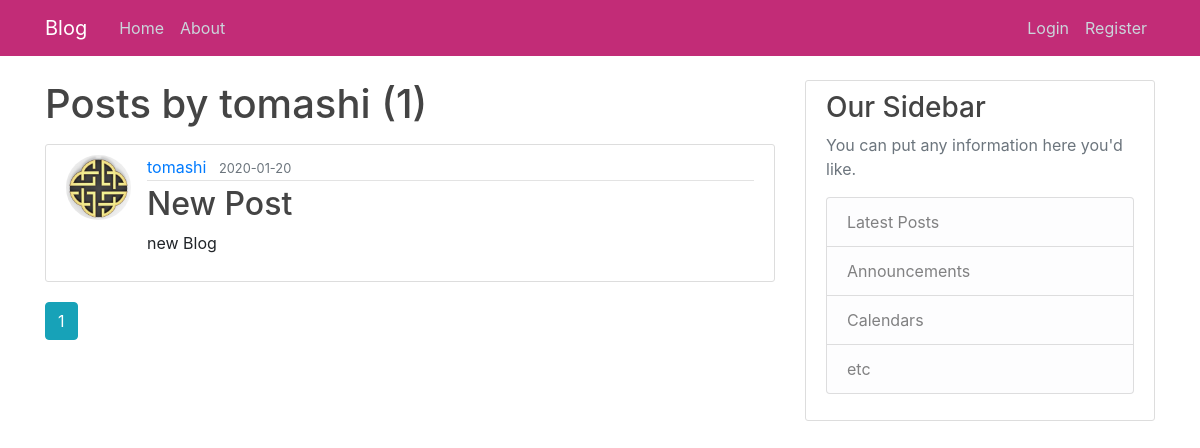
The page /user/tomashi on the database its author committed.
### flaskblog/models.py (models this page shows, shortened)
class User(db.Model, UserMixin):
    id = db.Column(db.Integer, primary_key=True)
    username = db.Column(db.String(20), unique=True, nullable=False)
    email = db.Column(db.String(120), unique=True, nullable=False)
    image_file = db.Column(db.String(20), nullable=False, default='default.jpg')
    password = db.Column(db.String(60), nullable=False)
    posts = db.relationship('Post', backref='author', lazy=True)
    comments = db.relationship('Comment', backref='author', lazy=True)

class Post(db.Model):
    id = db.Column(db.Integer, primary_key=True)
    title = db.Column(db.String(100), nullable=False)
    date_posted = db.Column(db.DateTime, nullable=False, default=datetime.utcnow)
    content = db.Column(db.Text, nullable=False)
    user_id = db.Column(db.Integer, db.ForeignKey('user.id'), nullable=False)

### flaskblog/routes.py (the view)
@app.route("/user/<string:username>")
def user_posts(username):
    page = request.args.get('page', 1, type=int)
    user = User.query.filter_by(username=username).first_or_404()
    posts = Post.query.filter_by(author=user)\
        .order_by(Post.date_posted.desc())\
        .paginate(page=page, per_page=5)
    return render_template('user_posts.html', posts=posts, user=user)

### flaskblog/templates/user_posts.html
{% extends "layout.html" %} {% block content %}
<h1 class="mb-3">Posts by {{ user.username }} ({{ posts.total }})</h1>
{% for post in posts.items %}
<article class="media content-section">
  <img
    class="rounded-circle article-img"
    src="{{ url_for('static', filename='dp/' + post.author.image_file) }}"
  />
  <div class="media-body">
    <div class="article-metadata">
      <a
        class="mr-2"
        href="{{ url_for('user_posts', username=post.author.username) }}"
        >{{ post.author.username }}</a
      >
      <small class="text-muted"
        >{{ post.date_posted.strftime('%Y-%m-%d') }}</small
      >
    </div>
    <h2>
      <a class="article-title" href="{{ url_for('post', post_id=post.id) }}"
        >{{ post.title }}</a
      >
    </h2>
    <p class="article-content">{{ post.content }}</p>
  </div>
</article>
{% endfor %} {% for page_num in posts.iter_pages(left_edge=1, right_edge=1,
left_current=1, right_current=2) %} {% if page_num %} {% if posts.page ==
page_num %}
<a
  class="btn btn-info mb-4"
  href="{{ url_for('user_posts', username=user.username, page=page_num) }}"
  >{{ page_num }}</a
>
{% else %}
<a
  class="btn btn-outline-info mb-4"
  href="{{ url_for('user_posts', username=user.username, page=page_num) }}"
  >{{ page_num }}</a
>
{% endif %} {% else %} ... {% endif %} {% endfor %} {% endblock content %}

### flaskblog/static/main.css (style rules this page uses)
body { padding-top: 5rem; background-image: url("https://bit.ly/2NJxKRQ"); background-repeat: no-repeat; background-size: cover; }
h1, h2, h3, h4, h5, h6 { color: #444444; }
.content-section { background: #ffffff; padding: 10px 20px; border: 1px solid #dddddd; border-radius: 3px; margin-bottom: 20px; }
.article-title { color: #444444; }
.article-content { white-space: pre-line; }
.article-img { height: 65px; width: 65px; margin-right: 16px; }
.article-metadata { padding-bottom: 1px; margin-bottom: 4px; border-bottom: 1px solid #e3e3e3 }

### rows shown on the page
User: username "tomashi"
Post: image_file (placeholder picture), author.username "tomashi", date_posted "2020-01-20", title "New Post", content "new Blog"

### other values the page prints
{{ posts.total }} "1"
{{ page_num }} "1"
